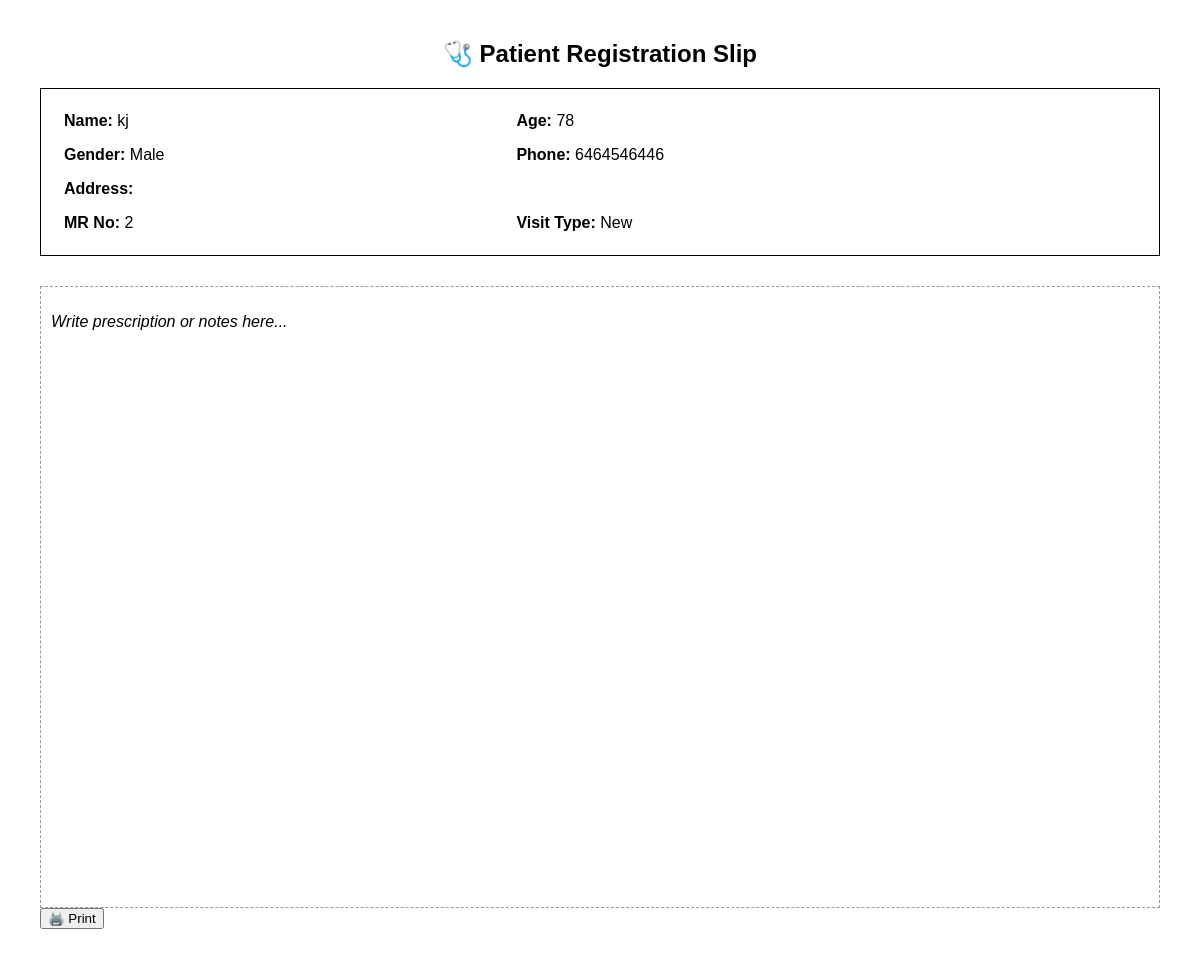
/patient/print/2, run on the app's committed database.
### tables this page shows
CREATE TABLE patients( 
             patient_id INTEGER PRIMARY KEY AUTOINCREMENT,  
             full_name TEXT NOT NULL,
             age INTEGER NOT NULL,
             gender TEXT NOT NULL,
             phone TEXT CHECK(length(phone) = 10),
             marital_status TEXT,
             address TEXT NOT NULL,
             patient_type TEXT,
             doctor_to_visit TEXT,
             registration_date TEXT,
             created_by TEXT
        );

### app.py (the view)
@app.route('/patient/print/<int:patient_id>')
def print_patient(patient_id):
    con = get_db()
    cur = con.cursor()
    cur.execute("SELECT * FROM patients WHERE patient_id = ?", (patient_id,))
    row = cur.fetchone()
    if not row:
        return "Patient not found", 404
    patient = dict(row)
    return render_template("patient_print.html", patient=patient)

### app.py (called while the page is built)
def get_db():
    conn = sqlite3.connect(DATABASE,timeout=10)
    conn.row_factory = sqlite3.Row
    return conn

@app.before_request
def check_license():
    allowed_paths = ['/static', '/renew', '/login', '/favicon.ico', '/change_password']
    if any(request.path.startswith(p) for p in allowed_paths):
        return
    conn = get_db()
    cur = conn.cursor()
    cur.execute("SELECT end_date FROM license ORDER BY id DESC LIMIT 1")
    row = cur.fetchone()
    cur.close()
    conn.close()
    if row:
        end_date = datetime.datetime.strptime(row[0], "%Y-%m-%d").date()
        today = datetime.date.today()
        if today > end_date:
            return '''
                <h2 style="color:red">⛔ License Expired</h2>
                <p>Please contact developer and enter a new license key below:</p>
                <a href="/renew">🔑 Click here to Renew</a>
            ''', 403

def get_today_day_bill_id(conn):
    cur = conn.cursor()
    cur.execute("SELECT COALESCE(MAX(day_bill_id), 0) + 1 FROM pharmacy_header WHERE date(sale_date) = date('now') AND user_id = ?", (session.get("user_id"),))
    val = cur.fetchone()[0]
    cur.close()
    return val

def get_next_bill_no(conn):
    cur = conn.cursor()
    cur.execute("SELECT MAX(bill_no) FROM pharmacy_header")
    last = cur.fetchone()[0]
    cur.close()
    if last:
        next_seq = int(last[1:]) + 1  # strip “B”
    else:
        next_seq = 1
    return f"B{next_seq:06d}"  # B000001 …

@app.context_processor
def inject_ids():
    conn = get_db()
    ctx = {
        "day_bill_id": get_today_day_bill_id(conn),
        "bill_no": get_next_bill_no(conn)
    }
    conn.close()
    return ctx

### templates/patient_print.html (shortened to what this page needs)
<!DOCTYPE html>
<html>
<head>
</head>
<body>
<div class="header">
  <h2>🩺 Patient Registration Slip</h2>
</div>
<div class="details">
  <table>
    <tr>
      <td><strong>Name:</strong> {{ patient.full_name  }}</td>
      <td><strong>Age:</strong> {{ patient.age }}</td>
    </tr>
    <tr>
      <td><strong>Gender:</strong> {{ patient.gender }}</td>
      <td><strong>Phone:</strong> {{ patient.phone }}</td>
    </tr>
    <tr>
      <td colspan="2"><strong>Address:</strong> {{ patient.address }}</td>
    </tr>
    <tr>
      <td><strong>MR No:</strong> {{ patient.patient_id }}</td>
      <td><strong>Visit Type:</strong> {{ patient.patient_type  }}</td>
    </tr>
  </table>
</div>
<div class="blank-area">
  <p><em>Write prescription or notes here...</em></p>
</div>
<button onclick="window.print()">🖨️ Print</button>
</body>
</html>

### templates/patient_print.html (style rules this page uses)
body { font-family: Arial, sans-serif; margin: 40px; }
.header { text-align: center; margin-bottom: 20px; }
.details { border: 1px solid #000; padding: 15px; margin-bottom: 30px; }
.details table { width: 100%; border-collapse: collapse; }
.details td { padding: 8px; vertical-align: top; }
.blank-area { height: 600px; border: 1px dashed #999; padding: 10px; }

### data on the page
patients: full_name "kj", age "78", gender "Male", phone "6464546446", patient_id "2", patient_type "New"
